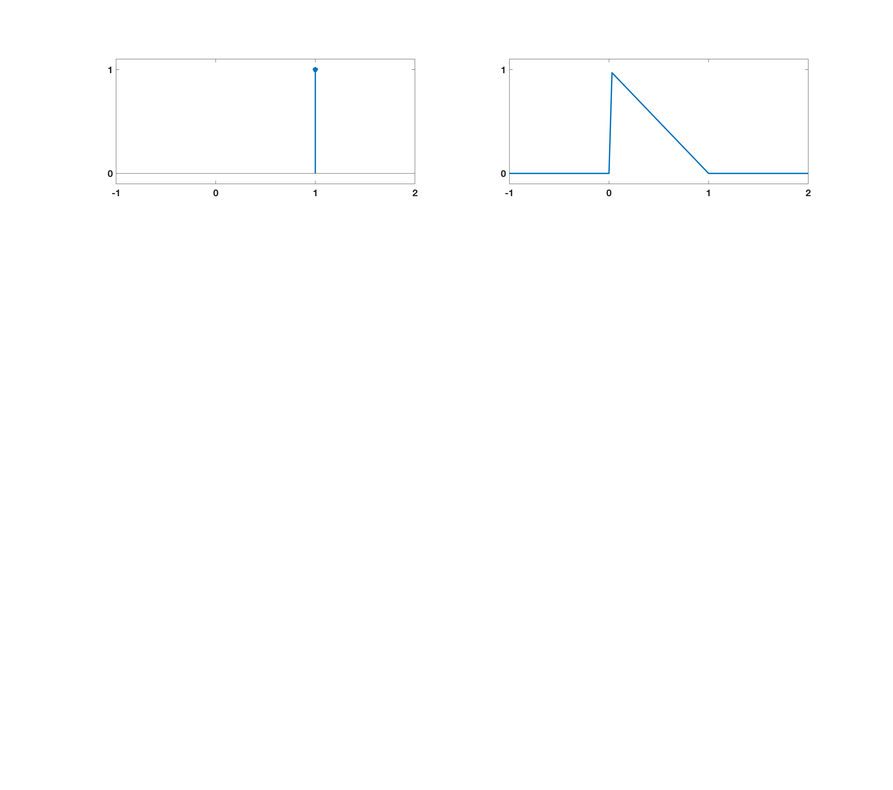
#> input picture test.png, 893 x 790 px, shrunk from 5558 x 4913 before the run
$ python autocrop.py test.png   (older library calls are emulated)
#> lines starting #> are read from the running program, lines starting #| are printed output that depends on the picture
#!/usr/bin/env python

import sys
import numpy as np
from scipy import misc

def main(argv):
	if len(sys.argv)==1:
		print("please supply a filename")
		sys.exit

	for fname in sys.argv[1:]:
		try:
			img = misc.imread(fname)
#> img is the input picture: shape (790, 893, 3); mean R, G, B 254.4, 254.5, 254.6
			img = shaveLeft(img)
			img = shaveRight(img)
			img = shaveTop(img)
			img = shaveBottom(img)
			misc.imsave(fname,img)
			print("complete: " , fname)
		except:
			print("file not found")


def shaveLeft(img):
# shave off the left
	i = 0
	kg = 1
	while kg:
		if((img[:,i,0]==255).all()):
			i = i + 1
		else:
			kg = 0
		if (i==img.shape[1]):
			kg = 0
#> after the loop, i = 105
	img = img[:,i:,:]
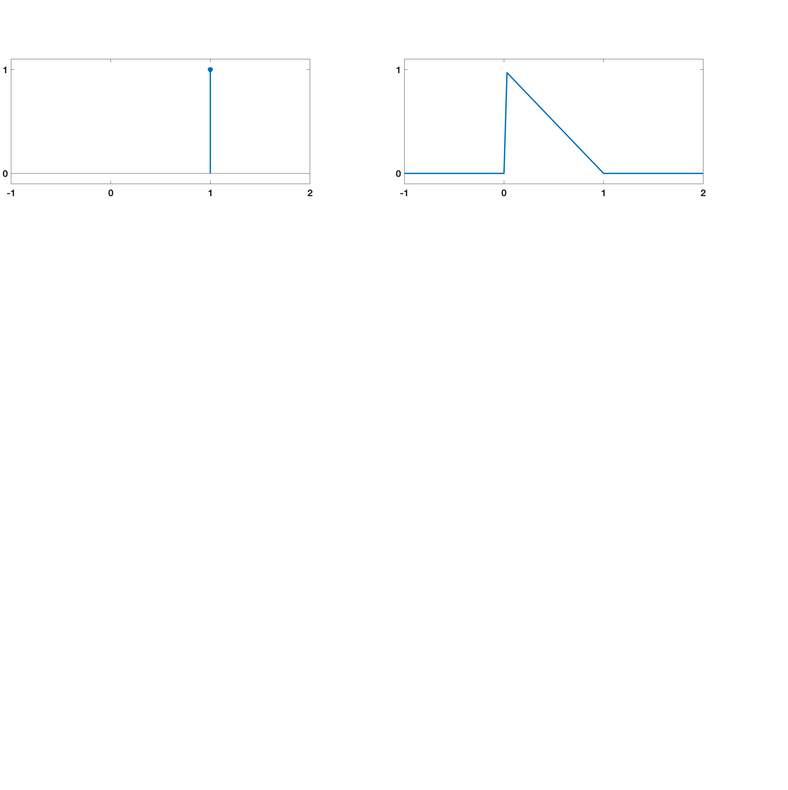
#> img: shape (790, 788, 3); mean of channels 0, 1, 2 254.3, 254.5, 254.6; drawn as R, G, B
	return img

def shaveRight(img):
# shave off the right
	i = img.shape[1]-1
#> i = 787
	kg = 1
	while kg:
		if((img[:,i,0]==255).all()):
			i = i - 1
		else:
			kg = 0
		if (i==0):
			kg = 0
#> after the loop, i = 707
	i = i + 1
#> i = 708
	img = img[:,0:i,:]
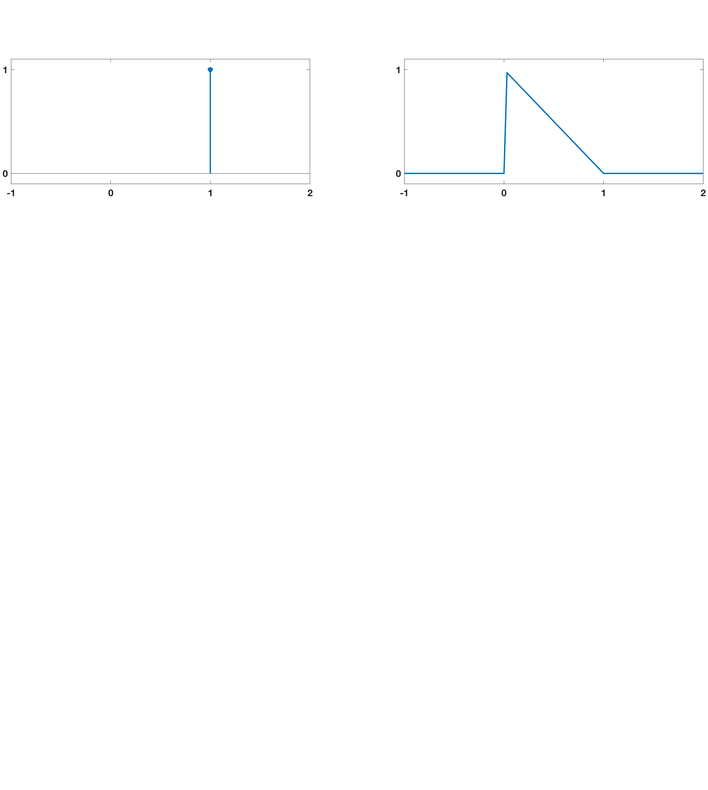
#> img: shape (790, 708, 3); mean of channels 0, 1, 2 254.3, 254.4, 254.5; drawn as R, G, B
	return img

def shaveTop(img):
# shave off the top
	i = 0
	kg = 1
	while kg:
		if((img[i,:,0]==255).all()):
			i = i + 1
		else:
			kg = 0
		if (i==img.shape[0]):
			kg = 0
#> after the loop, i = 56
	img = img[i:,:,:]
#> img: shape (734, 708, 3)
	return img

def shaveBottom(img):
# shave off the bottom
	i = img.shape[0]-1
#> i = 733
	kg = 1
	while kg:
		if((img[i,:,0]==255).all()):
			i = i - 1
		else:
			kg = 0
		if (i==0):
			kg = 0
#> after the loop, i = 142
	i = i + 1
#> i = 143
	img = img[0:i,:,:]
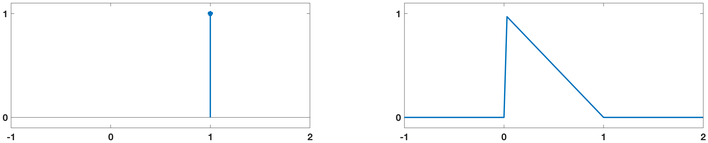
#> img: shape (143, 708, 3); mean of channels 0, 1, 2 250.9, 251.8, 252.4; drawn as R, G, B
	return(img)


if __name__ == "__main__":
	main(sys.argv)
